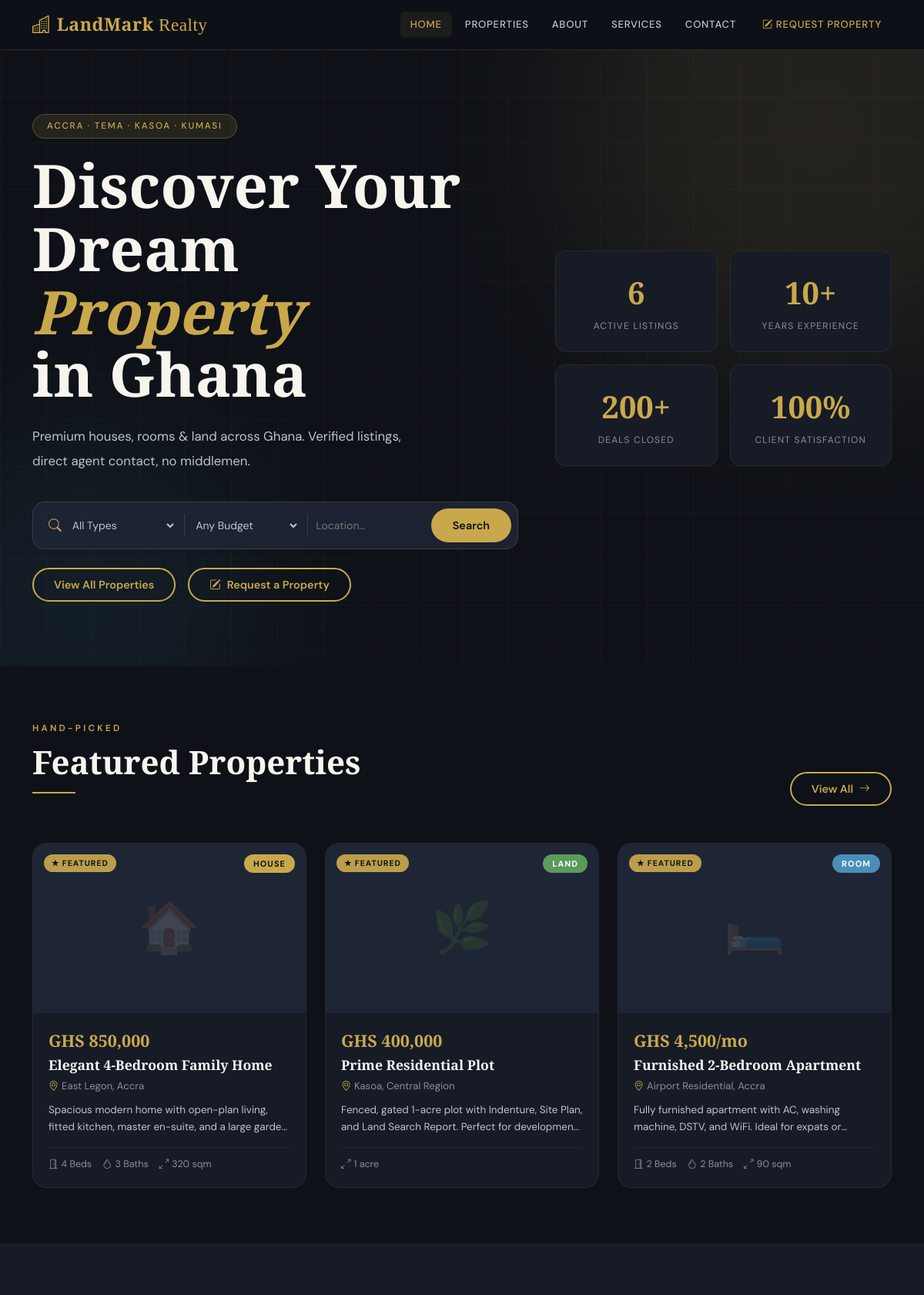
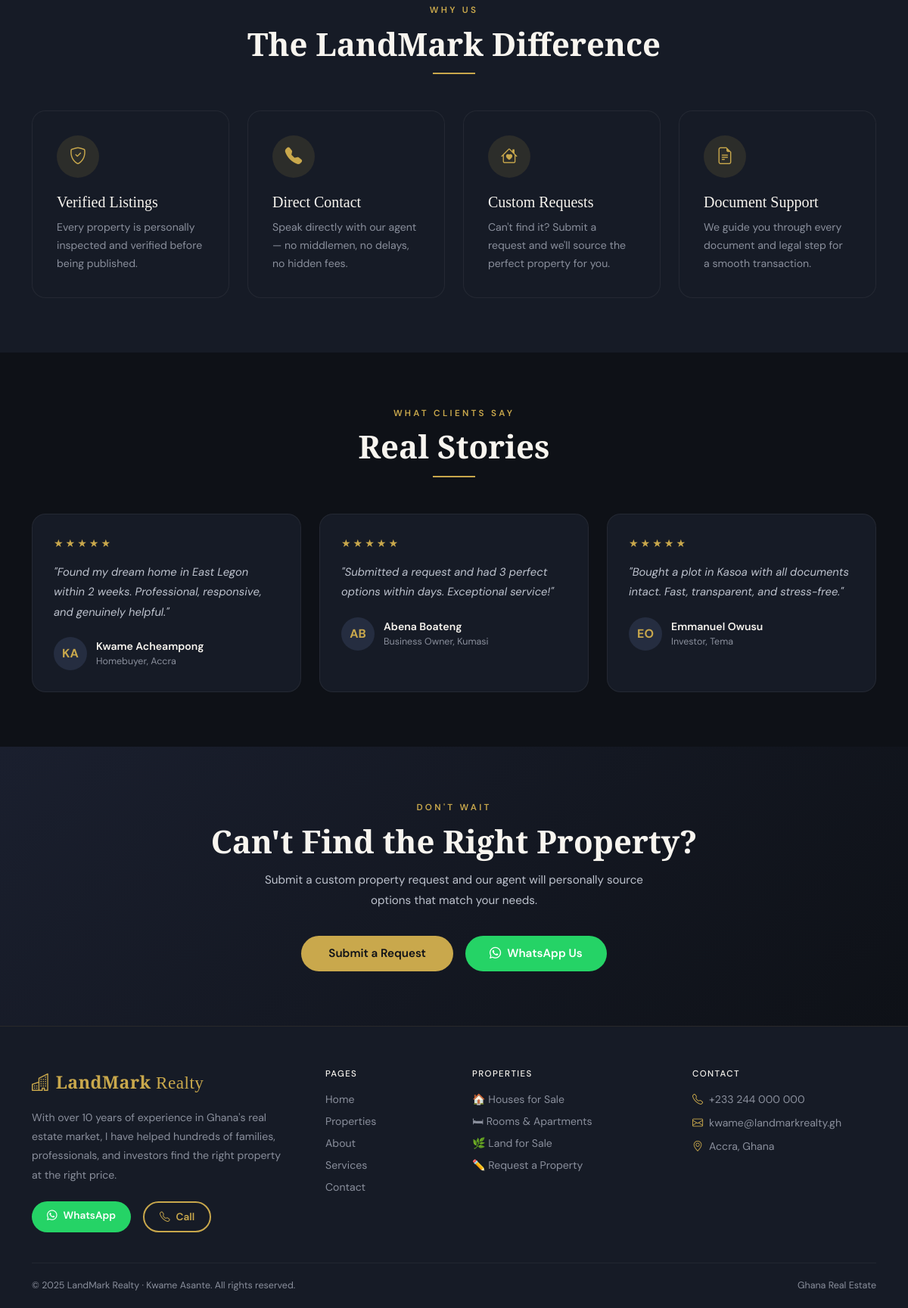
The page / on the database its author committed (2 pictures, top to bottom).
### tables this page shows
CREATE TABLE listings (
            id          INTEGER PRIMARY KEY AUTOINCREMENT,
            type        TEXT    NOT NULL DEFAULT 'house',
            title       TEXT    NOT NULL,
            description TEXT,
            price       TEXT,
            location    TEXT,
            bedrooms    INTEGER,
            bathrooms   INTEGER,
            size        TEXT,
            status      TEXT    NOT NULL DEFAULT 'available',
            featured    INTEGER NOT NULL DEFAULT 0,
            created_at  TEXT    NOT NULL DEFAULT (datetime('now'))
        );

CREATE TABLE settings (
            key   TEXT PRIMARY KEY,
            value TEXT
        );

### app.py (the view)
@app.route('/')
def index():
    db = get_db()
    featured = db.execute(
        "SELECT * FROM listings WHERE featured=1 AND status='available' ORDER BY created_at DESC LIMIT 6"
    ).fetchall()
    featured = [listing_to_dict(r) for r in featured]
    total_active = db.execute("SELECT COUNT(*) FROM listings WHERE status='available'").fetchone()[0]
    return render_template('index.html', featured=featured, total_active=total_active, agent=get_agent())

### app.py (called while the page is built)
def get_db():
    if 'db' not in g:
        g.db = sqlite3.connect(DATABASE)
        g.db.row_factory = sqlite3.Row
        g.db.execute("PRAGMA journal_mode=WAL")
    return g.db

def get_setting(key, default=''):
    row = get_db().execute("SELECT value FROM settings WHERE key=?", (key,)).fetchone()
    return row['value'] if row else default

def get_agent():
    return {
        'name':  get_setting('agent_name'),
        'phone': get_setting('agent_phone'),
        'email': get_setting('agent_email'),
        'wa':    get_setting('agent_wa'),
        'bio':   get_setting('agent_bio'),
    }

def listing_to_dict(row):
    d = dict(row)
    db = get_db()
    imgs = db.execute(
        "SELECT filename FROM listing_images WHERE listing_id=? ORDER BY sort_order",
        (d['id'],)
    ).fetchall()
    d['images'] = [r['filename'] for r in imgs]
    return d

### templates/index.html (shortened to what this page needs)
{% extends 'base.html' %}
{% block content %}
<section class="hero-section">
  <div class="hero-grid"></div>
  <div class="hero-glow" style="width:640px;height:640px;background:#C9A84C;top:-220px;right:-180px;"></div>
  <div class="hero-glow" style="width:420px;height:420px;background:#4A8FB8;bottom:-120px;left:-100px;"></div>
  <div class="container position-relative" style="z-index:2;">
    <div class="row align-items-center g-5">
      <div class="col-lg-7">
        <span class="badge-pill">Accra · Tema · Kasoa · Kumasi</span>
        <h1 class="hero-title">Discover Your<br>Dream <em>Property</em><br>in Ghana</h1>
        <p style="color:var(--stone-light);font-size:1.05rem;max-width:520px;line-height:1.9;margin-bottom:36px;">
          Premium houses, rooms &amp; land across Ghana. Verified listings, direct agent contact, no middlemen.
        </p>
        <form action="{{ url_for('properties') }}" method="get" class="search-bar mb-4">
          <i class="bi bi-search" style="color:var(--gold);font-size:1.05rem;flex-shrink:0;"></i>
          <select name="type" class="search-input">
            <option value="">All Types</option>
          </select>
          <select name="budget" class="search-input">
            <option value="">Any Budget</option>
          </select>
          <input name="loc" class="search-input" type="text" placeholder="Location…"/>
          <button type="submit" class="btn-gold" style="flex-shrink:0;">Search</button>
        </form>
        <div class="d-flex gap-3 flex-wrap">
          <a href="{{ url_for('properties') }}" class="btn-outline-gold">View All Properties</a>
          <a href="{{ url_for('property_request') }}" class="btn-outline-gold">
            <i class="bi bi-pencil-square me-2"></i>Request a Property
          </a>
        </div>
      </div>
      <div class="col-lg-5">
        <div class="row g-3">
          <div class="col-6"><div class="stat-card"><div class="stat-number">{{ total_active }}</div><div class="stat-label">Active Listings</div></div></div>
          <div class="col-6"><div class="stat-card"><div class="stat-number">10+</div><div class="stat-label">Years Experience</div></div></div>
          <div class="col-6"><div class="stat-card"><div class="stat-number">200+</div><div class="stat-label">Deals Closed</div></div></div>
          <div class="col-6"><div class="stat-card"><div class="stat-number">100%</div><div class="stat-label">Client Satisfaction</div></div></div>
        </div>
      </div>
    </div>
  </div>
</section>
<section class="py-5" style="background:var(--ink);">
  <div class="container py-4">
    <div class="d-flex align-items-end justify-content-between mb-5 flex-wrap gap-3">
      <div>
        <span class="eyebrow">Hand-Picked</span>
        <h2 class="display-serif mb-0" style="font-size:clamp(1.8rem,3.5vw,2.8rem);">Featured Properties</h2>
        <div class="section-divider"></div>
      </div>
      <a href="{{ url_for('properties') }}" class="btn-outline-gold">View All <i class="bi bi-arrow-right ms-1"></i></a>
    </div>
    {% if featured %}
    <div class="row g-4">
      {% for l in featured %}{% include '_property_card.html' %}{% endfor %}
    </div>
    {% else %}
    <p style="color:var(--stone);">No featured listings yet. Check back soon!</p>
    {% endif %}
  </div>
</section>
<section class="py-5" style="background:var(--ink-800);">
  <div class="container py-4">
    <div class="text-center mb-5">
      <span class="eyebrow">Why Us</span>
      <h2 class="display-serif" style="font-size:clamp(1.8rem,3.5vw,2.8rem);">The LandMark Difference</h2>
      <div class="section-divider center"></div>
    </div>
    <div class="row g-4">
      <div class="col-md-6 col-lg-3"><div class="service-card"><div class="icon-circle"><i class="bi bi-shield-check"></i></div><h5>Verified Listings</h5><p>Every property is personally inspected and verified before being published.</p></div></div>
      <div class="col-md-6 col-lg-3"><div class="service-card"><div class="icon-circle"><i class="bi bi-telephone-fill"></i></div><h5>Direct Contact</h5><p>Speak directly with our agent — no middlemen, no delays, no hidden fees.</p></div></div>
      <div class="col-md-6 col-lg-3"><div class="service-card"><div class="icon-circle"><i class="bi bi-house-heart"></i></div><h5>Custom Requests</h5><p>Can't find it? Submit a request and we'll source the perfect property for you.</p></div></div>
      <div class="col-md-6 col-lg-3"><div class="service-card"><div class="icon-circle"><i class="bi bi-file-earmark-text"></i></div><h5>Document Support</h5><p>We guide you through every document and legal step for a smooth transaction.</p></div></div>
    </div>
  </div>
</section>
<section class="py-5" style="background:var(--ink);">
  <div class="container py-4">
    <div class="text-center mb-5">
      <span class="eyebrow">What Clients Say</span>
      <h2 class="display-serif" style="font-size:clamp(1.8rem,3.5vw,2.8rem);">Real Stories</h2>
      <div class="section-divider center"></div>
    </div>
    <div class="row g-4">
      <div class="col-md-4"><div class="testimonial-card"><div class="stars">★★★★★</div><p class="tquote">"Found my dream home in East Legon within 2 weeks. Professional, responsive, and genuinely helpful."</p><div class="tauthor"><div class="tav">KA</div><div><div class="tname">Kwame Acheampong</div><div class="trole">Homebuyer, Accra</div></div></div></div></div>
      <div class="col-md-4"><div class="testimonial-card"><div class="stars">★★★★★</div><p class="tquote">"Submitted a request and had 3 perfect options within days. Exceptional service!"</p><div class="tauthor"><div class="tav">AB</div><div><div class="tname">Abena Boateng</div><div class="trole">Business Owner, Kumasi</div></div></div></div></div>
      <div class="col-md-4"><div class="testimonial-card"><div class="stars">★★★★★</div><p class="tquote">"Bought a plot in Kasoa with all documents intact. Fast, transparent, and stress-free."</p><div class="tauthor"><div class="tav">EO</div><div><div class="tname">Emmanuel Owusu</div><div class="trole">Investor, Tema</div></div></div></div></div>
    </div>
  </div>
</section>
<section class="py-5" style="background:linear-gradient(135deg,#1a1f2e,#0E1117);">
  <div class="container py-4 text-center">
    <span class="eyebrow">Don't Wait</span>
    <h2 class="display-serif mb-3" style="font-size:clamp(1.8rem,3.5vw,2.8rem);">Can't Find the Right Property?</h2>
    <p style="color:var(--stone-light);max-width:520px;margin:0 auto 32px;line-height:1.8;font-size:0.95rem;">
      Submit a custom property request and our agent will personally source options that match your needs.
    </p>
    <div class="d-flex gap-3 justify-content-center flex-wrap">
      <a href="{{ url_for('property_request') }}" class="btn-gold" style="padding:13px 36px;font-size:0.95rem;">Submit a Request</a>
      <a href="https://wa.me/{{ agent.wa }}" target="_blank" class="btn-wa" style="padding:13px 32px;font-size:0.95rem;">
        <i class="bi bi-whatsapp me-2"></i>WhatsApp Us
      </a>
    </div>
  </div>
</section>
{% endblock %}

### templates/base.html (shortened to what this page needs)
<!DOCTYPE html>
<html lang="en">
<head>
  <link href="https://cdn.jsdelivr.net/npm/bootstrap@5.3.2/dist/css/bootstrap.min.css" rel="stylesheet"/>
  <link href="https://cdn.jsdelivr.net/npm/bootstrap-icons@1.11.3/font/bootstrap-icons.min.css" rel="stylesheet"/>
  <link rel="stylesheet" href="{{ url_for('static', filename='css/style.css') }}"/>
</head>
<body>
<nav class="site-nav">
  <div class="container">
    <div class="d-flex align-items-center justify-content-between">
      <a href="{{ url_for('index') }}" class="nav-brand">
        <i class="bi bi-buildings me-2"></i>LandMark<span style="font-weight:400"> Realty</span>
      </a>
      <div class="d-none d-lg-flex align-items-center gap-1">
        <a href="{{ url_for('index') }}"      class="nav-link-item {% if request.endpoint=='index' %}active{% endif %}">Home</a>
        <a href="{{ url_for('properties') }}" class="nav-link-item {% if request.endpoint=='properties' %}active{% endif %}">Properties</a>
        <a href="{{ url_for('about') }}"      class="nav-link-item {% if request.endpoint=='about' %}active{% endif %}">About</a>
        <a href="{{ url_for('services') }}"   class="nav-link-item {% if request.endpoint=='services' %}active{% endif %}">Services</a>
        <a href="{{ url_for('contact') }}"    class="nav-link-item {% if request.endpoint=='contact' %}active{% endif %}">Contact</a>
        <a href="{{ url_for('property_request') }}" class="nav-link-item ms-1" style="color:var(--gold)!important;">
          <i class="bi bi-pencil-square me-1"></i>Request Property
        </a>
      </div>
    </div>
  </div>
</nav>
{% block content %}{% endblock %}
<footer class="site-footer">
  <div class="container">
    <div class="row g-5 mb-2">
      <div class="col-lg-4">
        <a href="{{ url_for('index') }}" class="nav-brand d-block mb-3" style="text-decoration:none;">
          <i class="bi bi-buildings me-2"></i>LandMark<span style="font-weight:400"> Realty</span>
        </a>
        <p style="color:var(--stone);font-size:0.88rem;line-height:1.8;margin-bottom:22px;">{{ agent.bio }}</p>
        <div class="d-flex gap-3 flex-wrap">
          <a href="https://wa.me/{{ agent.wa }}" target="_blank" class="btn-wa" style="padding:9px 20px;font-size:0.85rem;">
            <i class="bi bi-whatsapp me-2"></i>WhatsApp
          </a>
          <a href="tel:{{ agent.phone }}" class="btn-outline-gold" style="padding:9px 20px;font-size:0.85rem;">
            <i class="bi bi-telephone me-2"></i>Call
          </a>
        </div>
      </div>
      <div class="col-6 col-lg-2">
        <h6 class="footer-heading">Pages</h6>
        <a href="{{ url_for('index') }}"      class="footer-link">Home</a>
        <a href="{{ url_for('properties') }}" class="footer-link">Properties</a>
        <a href="{{ url_for('about') }}"      class="footer-link">About</a>
        <a href="{{ url_for('services') }}"   class="footer-link">Services</a>
        <a href="{{ url_for('contact') }}"    class="footer-link">Contact</a>
      </div>
      <div class="col-6 col-lg-3">
        <h6 class="footer-heading">Properties</h6>
        <a href="{{ url_for('properties') }}?type=house" class="footer-link">🏠 Houses for Sale</a>
        <a href="{{ url_for('properties') }}?type=room"  class="footer-link">🛏 Rooms &amp; Apartments</a>
        <a href="{{ url_for('properties') }}?type=land"  class="footer-link">🌿 Land for Sale</a>
        <a href="{{ url_for('property_request') }}"      class="footer-link">✏️ Request a Property</a>
      </div>
      <div class="col-lg-3">
        <h6 class="footer-heading">Contact</h6>
        <div class="footer-contact-item"><i class="bi bi-telephone" style="color:var(--gold);"></i>{{ agent.phone }}</div>
        <div class="footer-contact-item"><i class="bi bi-envelope"  style="color:var(--gold);"></i>{{ agent.email }}</div>
        <div class="footer-contact-item"><i class="bi bi-geo-alt"   style="color:var(--gold);"></i>Accra, Ghana</div>
      </div>
    </div>
    <div class="footer-bottom">
      <span>© {{ 2025 }} LandMark Realty · {{ agent.name }}. All rights reserved.</span>
      <span>Ghana Real Estate</span>
    </div>
  </div>
</footer>
</body>
</html>

### templates/_property_card.html
<div class="col-md-6 col-lg-4">
  <a href="{{ url_for('property_detail', id=l.id) }}" class="prop-card-link">
    <div class="prop-card">
      <div class="prop-img-wrap">
        {% if l.images %}
          <img src="{{ url_for('static', filename='uploads/' + l.images[0]) }}" alt="{{ l.title }}" loading="lazy"/>
          {% if l.images|length > 1 %}
          <span class="img-count-badge">
            <i class="bi bi-images"></i> {{ l.images|length }} photos
          </span>
          {% endif %}
        {% else %}
          <div class="prop-img-placeholder">{{ {'house':'🏠','room':'🛏️','land':'🌿'}[l.type] or '🏠' }}</div>
        {% endif %}
        <span class="type-badge type-{{ l.type }}">{{ l.type|capitalize }}</span>
        {% if l.featured %}<span class="featured-badge">★ Featured</span>{% endif %}
      </div>
      <div class="prop-body">
        <div class="prop-price">{{ l.price }}</div>
        <div class="prop-title">{{ l.title }}</div>
        <div class="prop-location"><i class="bi bi-geo-alt me-1" style="color:var(--gold);"></i>{{ l.location }}</div>
        <div class="prop-desc">{{ l.description }}</div>
        {% if l.type != 'land' and (l.bedrooms or l.bathrooms or l.size) %}
        <div class="prop-specs">
          {% if l.bedrooms  %}<span><i class="bi bi-door-open me-1"></i>{{ l.bedrooms }} Bed{{ 's' if l.bedrooms > 1 else '' }}</span>{% endif %}
          {% if l.bathrooms %}<span><i class="bi bi-droplet me-1"></i>{{ l.bathrooms }} Bath{{ 's' if l.bathrooms > 1 else '' }}</span>{% endif %}
          {% if l.size      %}<span><i class="bi bi-arrows-angle-expand me-1"></i>{{ l.size }}</span>{% endif %}
        </div>
        {% elif l.size %}
        <div class="prop-specs"><span><i class="bi bi-arrows-angle-expand me-1"></i>{{ l.size }}</span></div>
        {% endif %}
      </div>
    </div>
  </a>
</div>

### rows shown on the page
listings: type "🏠", type "HOUSE", featured "★ FEATURED", price "GHS 850,000", title "Elegant 4-Bedroom Family Home", location "East Legon, Accra", description "Spacious modern home with open-plan living, fitted kitchen, master en-suite, and a large…", bedrooms "4", bedrooms "s", bathrooms "3", bathrooms "s", size "320 sqm"
listings: type "LAND", featured "★ FEATURED", price "GHS 400,000", title "Prime Residential Plot", location "Kasoa, Central Region", description "Fenced, gated 1-acre plot with Indenture, Site Plan, and Land Search Report. Perfect for…", size "1 acre"
listings: type "🛏️", type "ROOM", featured "★ FEATURED", price "GHS 4,500/mo", title "Furnished 2-Bedroom Apartment", location "Airport Residential, Accra", description "Fully furnished apartment with AC, washing machine, DSTV, and WiFi. Ideal for expats…", bedrooms "2", bedrooms "s", bathrooms "2", bathrooms "s", size "90 sqm"
settings: bio "With over 10 years of experience in Ghana's real estate market, I have helped hundreds of families, professionals, and investors find the right property at the right price."
settings: phone "+233 244 000 000"
settings: email "kwame@landmarkrealty.gh"
settings: name "Kwame Asante"

### other values the page prints
{{ total_active }} "6"
{{ 2025 }} "2025"
